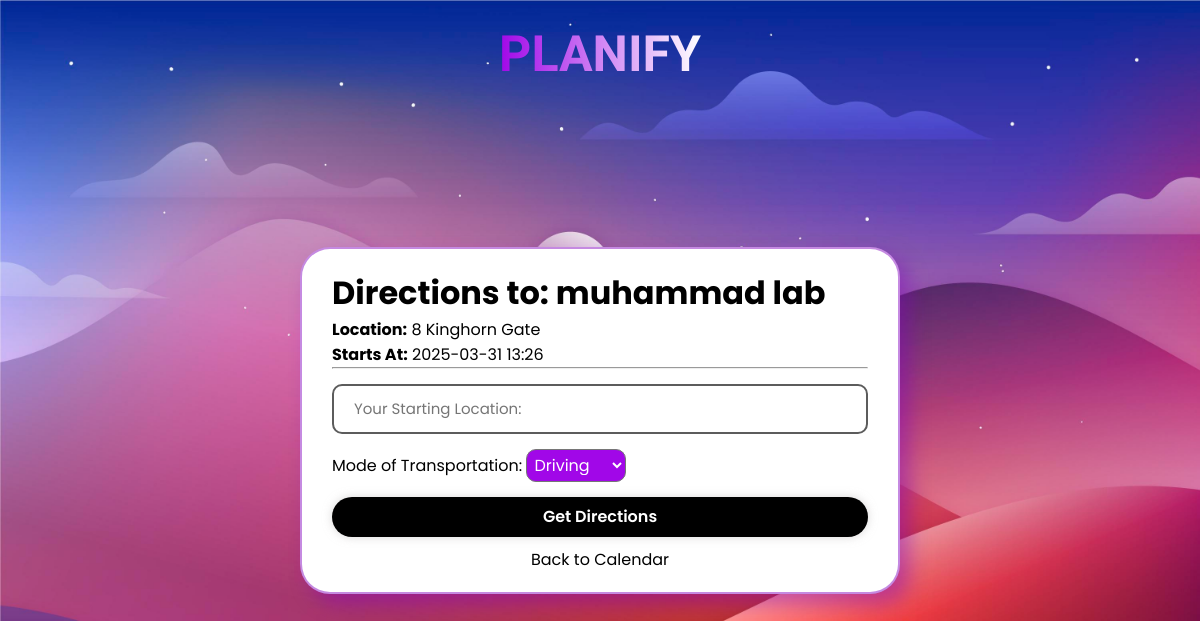
/view_directions/1, run on the app's committed database.
### models.py (models this page shows)
class Event(UserMixin,db.Model):
    __tablename__='events'
    id=db.Column(db.Integer,primary_key=True)
    event_title=db.Column(db.String(100),nullable=False)
    event_start=db.Column(db.DateTime,nullable=False)
    event_end=db.Column(db.DateTime,nullable=False)
    event_location=db.Column(db.String(200),nullable=True)
    user_id = db.Column(db.Integer, db.ForeignKey('users.id'), nullable=False)
    event_description=db.Column(db.Text, nullable=True)
    user = db.relationship('User', backref=db.backref('events', lazy='select'))

### routes.py (the view, shortened to what this page needs)
    @app.route('/view_directions/<int:event_id>', methods=['GET', 'POST'])
    def viewRoute(event_id):
        chosenEvent = Event.query.filter_by(id=event_id).first()
        return render_template('viewDirections.html', event=chosenEvent)

### templates/viewDirections.html (shortened to what this page needs)
<!DOCTYPE html>
<html lang="en">
<head>
    <link rel="stylesheet" href="{{ url_for('static', filename='view.css') }}">
</head>
<body>
    <div class="title">PLANIFY</div>
    <div class="box">
        <h1>Directions to: {{ event.event_title }}</h1>
        <p><strong>Location:</strong> {{ event.event_location }}</p>
        <p><strong>Starts At:</strong> {{ event.event_start.strftime('%Y-%m-%d %H:%M') }}</p>
        <hr>
        <form method="POST">
            <div class="input-box">
                <input type="text" name="starting_location" placeholder="Your Starting Location:" required>
            </div>
            <label for="mode_of_transportation">Mode of Transportation:</label>
            <select name="mode_of_transportation" required>
                <option value="driving">Driving</option>
            </select>
            <button type="submit" class="get">Get Directions</button>
        </form>
        <div class="link-section">
            <a href="{{ url_for('calendar') }}" class="link">Back to Calendar</a>
        </div>
    </div>
</body>
</html>

### static/view.css (style rules this page uses)
* { margin: 0; padding: 0; box-sizing: border-box; font-family: "Poppins", sans-serif; }
body { display: flex; justify-content: center; align-items: center; min-height: 100vh; background: url('background.jpg') no-repeat center/cover; }
.title { position: absolute; top: 25px; left: 50%; transform: translateX(-50%); font-size: 50px; font-weight: bold; text-align: center; background: linear-gradient(to right, #a107e8, #ffffff); -webkit-background-clip: text; -webkit-text-fill-color: transparent; font-family: "Viga", sans-serif; }
.box { width: 600px; background: rgb(255, 255, 255); border: 2px solid rgba(129, 0, 189, 0.459); box-shadow: 10px 10px 20px #8100bd73; color: black; border-radius: 30px; padding: 20px 30px; margin-top: 40px; }
.box .input-box { position: relative; width: 100%; height: 50px; margin: 15px 0; }
.input-box input { width: 100%; height: 100%; background: transparent; border: none; outline: none; border: 2px solid rgb(92, 92, 92); border-radius: 10px; font-size: 15px; color: rgb(0, 0, 0); padding: 20px 45px 20px 20px; }
.box .get { width: 100%; height: 40px; background: black; color: white; border: none; border-radius: 60px; box-shadow: 0 0 10px rgba(190, 187, 187, 0.578); cursor: pointer; font-size: 16px; font-weight: 600; transition: background-color 0.15s, color 0.15s; }
.box .link-section { text-align: center; margin-top: 10px; }
.link { color:black; text-decoration: none; }
select { width: 100px; border-radius: 10px; padding: 3px; font-size: 16px; color: white; background-color: #a107e8; cursor: pointer; margin-bottom: 15px; }

### data on the page
Event: event_title "muhammad lab", event_location "8 Kinghorn Gate", event_start "2025-03-31 13:26"
